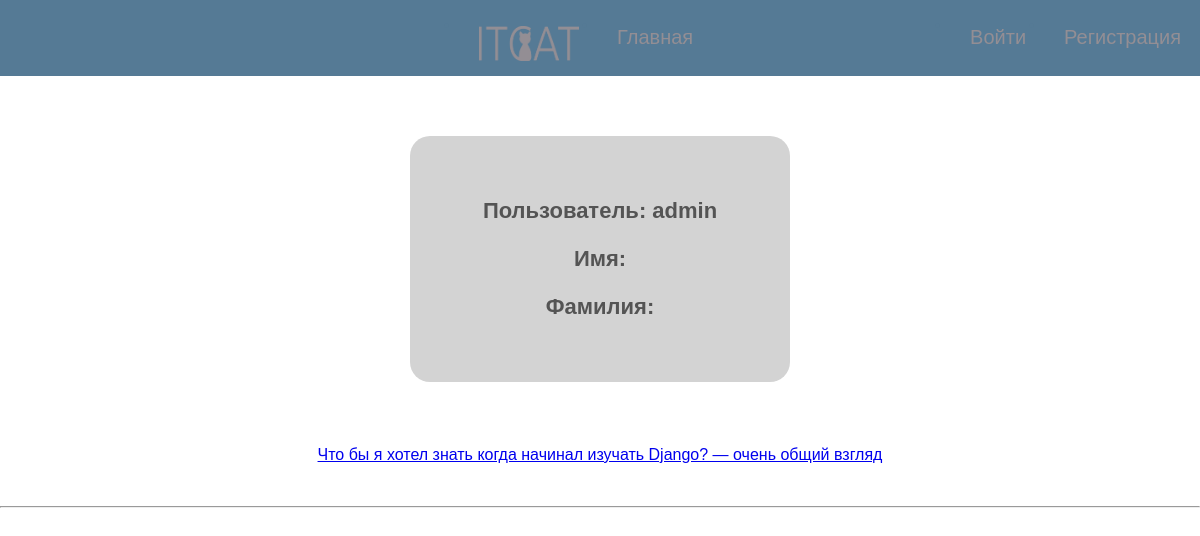
Page /auth/profile/1/ on the earlier database version.
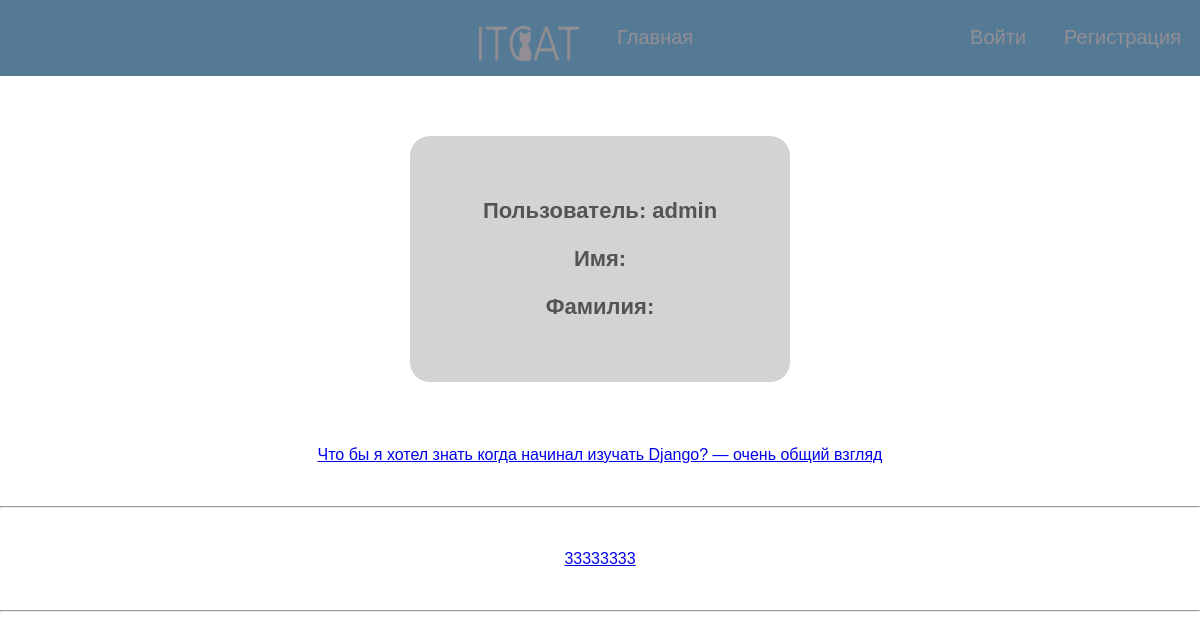
Same page on the later database version.
### mainapp/models.py (models this page shows, shortened)
class Post(models.Model):
    name = models.CharField(verbose_name='Название', max_length=256)
    text = models.TextField(verbose_name='Текст')
    img = models.ImageField(verbose_name='Картинка', upload_to="post_img", blank=True)
    time = models.TimeField(verbose_name='Время добавления/обновления', auto_now=True, auto_now_add=False)
    user = models.ForeignKey(get_user_model(), on_delete=models.CASCADE, verbose_name='Пользователь')
    is_active = models.BooleanField(verbose_name='Активный', default=True)
    def __str__(self):
        return self.name

### authapp/views.py (the view)
# urls.py: path("profile/<int:pk>/", views.UsersProfile.as_view(), name="users_profile"),
class UsersProfile(DetailView):
    model = get_user_model()
    template_name = 'authapp/user_profile.html'

### authapp/templates/authapp/user_profile.html
{% extends "mainapp/root.html"%}
{% load static %}
{% block content %}
    {% include "mainapp/includes/inc__menu.html" %}
    <div class="auth">
        <form>
            <h1><p>Пользователь: {{ object.username }}</p></h1>
            <h1><p>Имя: {{ object.first_name }}</p></h1>
            <h1><p>Фамилия: {{ object.last_name }}</p></h1>
        </form>
        {% for post in object.post_set.all %}
            {% if post.is_active %}
                <cntr><a href="{% url 'mainapp:post' pk=post.pk %}"><p>{{ post }}</p></a></cntr>
                <hr>
            {% endif %}
        {% endfor %}
    </div>
{% endblock %}

Differences in the rows shown:
added Post: name "33333333"
